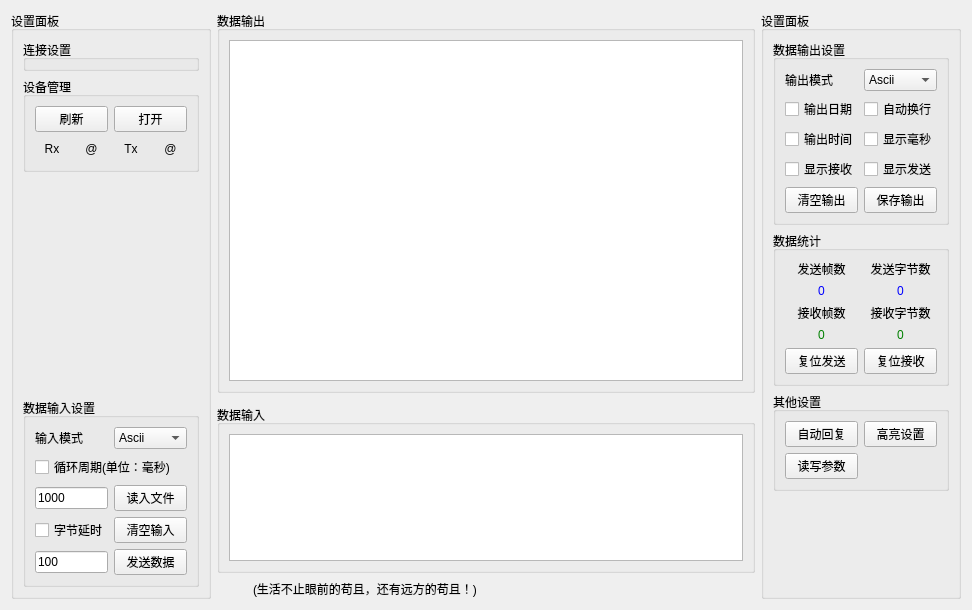
<?xml version="1.0" encoding="UTF-8"?>
<ui version="4.0">
 <class>SAKIODeviceWidget</class>
 <widget class="QWidget" name="SAKIODeviceWidget">
  <property name="geometry">
   <rect>
    <x>0</x>
    <y>0</y>
    <width>972</width>
    <height>610</height>
   </rect>
  </property>
  <property name="windowTitle">
   <string>Form</string>
  </property>
  <layout class="QGridLayout" name="gridLayout">
   <item row="0" column="1" colspan="2">
    <widget class="QGroupBox" name="groupBox">
     <property name="title">
      <string>数据输出</string>
     </property>
     <layout class="QGridLayout" name="gridLayout_6">
      <item row="0" column="0">
       <widget class="QTextBrowser" name="outputTextBroswer"/>
      </item>
     </layout>
    </widget>
   </item>
   <item row="2" column="1" colspan="2">
    <widget class="QGroupBox" name="groupBox_3">
     <property name="maximumSize">
      <size>
       <width>16777215</width>
       <height>168</height>
      </size>
     </property>
     <property name="title">
      <string>数据输入</string>
     </property>
     <layout class="QGridLayout" name="gridLayout_4">
      <item row="0" column="0">
       <widget class="QTextEdit" name="inputTextEdit"/>
      </item>
     </layout>
    </widget>
   </item>
   <item row="0" column="0" rowspan="4">
    <widget class="QGroupBox" name="groupBox_2">
     <property name="sizePolicy">
      <sizepolicy hsizetype="Expanding" vsizetype="Preferred">
       <horstretch>0</horstretch>
       <verstretch>0</verstretch>
      </sizepolicy>
     </property>
     <property name="minimumSize">
      <size>
       <width>0</width>
       <height>0</height>
      </size>
     </property>
     <property name="maximumSize">
      <size>
       <width>200</width>
       <height>16777215</height>
      </size>
     </property>
     <property name="styleSheet">
      <string notr="true">QFrame {
	border: 0;
}</string>
     </property>
     <property name="title">
      <string>设置面板</string>
     </property>
     <layout class="QVBoxLayout" name="verticalLayout">
      <item>
       <widget class="QGroupBox" name="groupBoxCustom">
        <property name="minimumSize">
         <size>
          <width>0</width>
          <height>0</height>
         </size>
        </property>
        <property name="maximumSize">
         <size>
          <width>16777215</width>
          <height>16777215</height>
         </size>
        </property>
        <property name="title">
         <string>连接设置</string>
        </property>
       </widget>
      </item>
      <item>
       <widget class="QGroupBox" name="groupBox_4">
        <property name="title">
         <string>设备管理</string>
        </property>
        <layout class="QGridLayout" name="gridLayout_7">
         <item row="1" column="1">
          <widget class="QLabel" name="rxLabel">
           <property name="minimumSize">
            <size>
             <width>22</width>
             <height>22</height>
            </size>
           </property>
           <property name="font">
            <font>
             <pointsize>9</pointsize>
            </font>
           </property>
           <property name="text">
            <string>@</string>
           </property>
           <property name="alignment">
            <set>Qt::AlignCenter</set>
           </property>
          </widget>
         </item>
         <item row="1" column="2">
          <widget class="QLabel" name="label_5">
           <property name="text">
            <string>Tx</string>
           </property>
           <property name="alignment">
            <set>Qt::AlignCenter</set>
           </property>
          </widget>
         </item>
         <item row="1" column="3">
          <widget class="QLabel" name="txLabel">
           <property name="minimumSize">
            <size>
             <width>22</width>
             <height>22</height>
            </size>
           </property>
           <property name="text">
            <string>@</string>
           </property>
           <property name="alignment">
            <set>Qt::AlignCenter</set>
           </property>
          </widget>
         </item>
         <item row="1" column="0">
          <widget class="QLabel" name="label">
           <property name="text">
            <string>Rx</string>
           </property>
           <property name="alignment">
            <set>Qt::AlignCenter</set>
           </property>
          </widget>
         </item>
         <item row="0" column="0" colspan="2">
          <widget class="QPushButton" name="refreshPushButton">
           <property name="text">
            <string>刷新</string>
           </property>
          </widget>
         </item>
         <item row="0" column="2" colspan="2">
          <widget class="QPushButton" name="switchPushButton">
           <property name="text">
            <string>打开</string>
           </property>
          </widget>
         </item>
        </layout>
       </widget>
      </item>
      <item>
       <spacer name="verticalSpacer">
        <property name="orientation">
         <enum>Qt::Vertical</enum>
        </property>
        <property name="sizeHint" stdset="0">
         <size>
          <width>5</width>
          <height>5</height>
         </size>
        </property>
       </spacer>
      </item>
      <item>
       <widget class="QGroupBox" name="groupBox_5">
        <property name="title">
         <string>数据输入设置</string>
        </property>
        <layout class="QGridLayout" name="gridLayout_3">
         <item row="0" column="0">
          <widget class="QLabel" name="label_4">
           <property name="text">
            <string>输入模式</string>
           </property>
          </widget>
         </item>
         <item row="0" column="1">
          <widget class="QComboBox" name="inputModelComboBox">
           <property name="currentIndex">
            <number>4</number>
           </property>
           <item>
            <property name="text">
             <string>Bin</string>
            </property>
           </item>
           <item>
            <property name="text">
             <string>Oct</string>
            </property>
           </item>
           <item>
            <property name="text">
             <string>Dec</string>
            </property>
           </item>
           <item>
            <property name="text">
             <string>Hex</string>
            </property>
           </item>
           <item>
            <property name="text">
             <string>Ascii</string>
            </property>
           </item>
           <item>
            <property name="text">
             <string>Utf8</string>
            </property>
           </item>
          </widget>
         </item>
         <item row="3" column="1">
          <widget class="QPushButton" name="clearInputPushButton">
           <property name="text">
            <string>清空输入</string>
           </property>
          </widget>
         </item>
         <item row="4" column="1">
          <widget class="QPushButton" name="sendPushButton">
           <property name="text">
            <string>发送数据</string>
           </property>
          </widget>
         </item>
         <item row="1" column="0" colspan="2">
          <widget class="QCheckBox" name="cycleEnableCheckBox">
           <property name="text">
            <string>循环周期(单位：毫秒)</string>
           </property>
          </widget>
         </item>
         <item row="2" column="0">
          <widget class="QLineEdit" name="cycleTimeLineEdit">
           <property name="sizePolicy">
            <sizepolicy hsizetype="Ignored" vsizetype="Fixed">
             <horstretch>0</horstretch>
             <verstretch>0</verstretch>
            </sizepolicy>
           </property>
           <property name="text">
            <string>1000</string>
           </property>
          </widget>
         </item>
         <item row="2" column="1">
          <widget class="QPushButton" name="readinFilePushButton">
           <property name="text">
            <string>读入文件</string>
           </property>
          </widget>
         </item>
         <item row="3" column="0">
          <widget class="QCheckBox" name="checkBoxBytesDelay">
           <property name="text">
            <string>字节延时</string>
           </property>
          </widget>
         </item>
         <item row="4" column="0">
          <widget class="QLineEdit" name="lineEditBytesDelayTime">
           <property name="text">
            <string>100</string>
           </property>
           <property name="placeholderText">
            <string>单位：毫秒</string>
           </property>
          </widget>
         </item>
        </layout>
       </widget>
      </item>
     </layout>
    </widget>
   </item>
   <item row="0" column="3" rowspan="4">
    <widget class="QGroupBox" name="groupBox_8">
     <property name="maximumSize">
      <size>
       <width>200</width>
       <height>16777215</height>
      </size>
     </property>
     <property name="title">
      <string>设置面板</string>
     </property>
     <layout class="QVBoxLayout" name="verticalLayout_2">
      <item>
       <widget class="QGroupBox" name="groupBox_6">
        <property name="sizePolicy">
         <sizepolicy hsizetype="Minimum" vsizetype="Preferred">
          <horstretch>0</horstretch>
          <verstretch>0</verstretch>
         </sizepolicy>
        </property>
        <property name="title">
         <string>数据输出设置</string>
        </property>
        <layout class="QGridLayout" name="gridLayout_2">
         <item row="2" column="0">
          <widget class="QCheckBox" name="showDateCheckBox">
           <property name="text">
            <string>输出日期</string>
           </property>
          </widget>
         </item>
         <item row="4" column="1">
          <widget class="QCheckBox" name="showMsCheckBox">
           <property name="text">
            <string>显示毫秒</string>
           </property>
           <property name="checkable">
            <bool>true</bool>
           </property>
           <property name="checked">
            <bool>false</bool>
           </property>
          </widget>
         </item>
         <item row="0" column="1">
          <widget class="QComboBox" name="outputModelComboBox">
           <property name="currentIndex">
            <number>4</number>
           </property>
           <item>
            <property name="text">
             <string>Bin</string>
            </property>
           </item>
           <item>
            <property name="text">
             <string>Oct</string>
            </property>
           </item>
           <item>
            <property name="text">
             <string>Dec</string>
            </property>
           </item>
           <item>
            <property name="text">
             <string>Hex</string>
            </property>
           </item>
           <item>
            <property name="text">
             <string>Ascii</string>
            </property>
           </item>
           <item>
            <property name="text">
             <string>Utf8</string>
            </property>
           </item>
          </widget>
         </item>
         <item row="9" column="1">
          <widget class="QPushButton" name="saveOutputPushButton">
           <property name="text">
            <string>保存输出</string>
           </property>
          </widget>
         </item>
         <item row="2" column="1">
          <widget class="QCheckBox" name="autoWrapCheckBox">
           <property name="text">
            <string>自动换行</string>
           </property>
          </widget>
         </item>
         <item row="5" column="1">
          <widget class="QCheckBox" name="showTxDataCheckBox">
           <property name="text">
            <string>显示发送</string>
           </property>
          </widget>
         </item>
         <item row="5" column="0">
          <widget class="QCheckBox" name="showRxDataCheckBox">
           <property name="text">
            <string>显示接收</string>
           </property>
          </widget>
         </item>
         <item row="9" column="0">
          <widget class="QPushButton" name="clearOutputPushButton">
           <property name="text">
            <string>清空输出</string>
           </property>
          </widget>
         </item>
         <item row="4" column="0">
          <widget class="QCheckBox" name="showTimeCheckBox">
           <property name="text">
            <string>输出时间</string>
           </property>
          </widget>
         </item>
         <item row="0" column="0">
          <widget class="QLabel" name="label_6">
           <property name="text">
            <string>输出模式</string>
           </property>
          </widget>
         </item>
        </layout>
       </widget>
      </item>
      <item>
       <widget class="QGroupBox" name="groupBox_7">
        <property name="sizePolicy">
         <sizepolicy hsizetype="Minimum" vsizetype="Preferred">
          <horstretch>0</horstretch>
          <verstretch>0</verstretch>
         </sizepolicy>
        </property>
        <property name="title">
         <string>数据统计</string>
        </property>
        <layout class="QGridLayout" name="gridLayout_5">
         <item row="0" column="0">
          <widget class="QLabel" name="label_2">
           <property name="text">
            <string>发送帧数</string>
           </property>
           <property name="alignment">
            <set>Qt::AlignCenter</set>
           </property>
          </widget>
         </item>
         <item row="2" column="0">
          <widget class="QLabel" name="label_1">
           <property name="text">
            <string>接收帧数</string>
           </property>
           <property name="alignment">
            <set>Qt::AlignCenter</set>
           </property>
          </widget>
         </item>
         <item row="4" column="0">
          <widget class="QPushButton" name="resetTxCountPushButton">
           <property name="text">
            <string>复位发送</string>
           </property>
          </widget>
         </item>
         <item row="1" column="0">
          <widget class="QLabel" name="txFramesLabel">
           <property name="styleSheet">
            <string notr="true">QLabel#txFramesLabel{
    color:blue
}</string>
           </property>
           <property name="text">
            <string>0</string>
           </property>
           <property name="alignment">
            <set>Qt::AlignCenter</set>
           </property>
          </widget>
         </item>
         <item row="3" column="0">
          <widget class="QLabel" name="rxFramesLabel">
           <property name="styleSheet">
            <string notr="true">QLabel#rxFramesLabel{
    color:green
}</string>
           </property>
           <property name="text">
            <string>0</string>
           </property>
           <property name="alignment">
            <set>Qt::AlignCenter</set>
           </property>
          </widget>
         </item>
         <item row="3" column="1">
          <widget class="QLabel" name="rxBytesLabel">
           <property name="styleSheet">
            <string notr="true">QLabel#rxBytesLabel{
    color:green
}</string>
           </property>
           <property name="text">
            <string>0</string>
           </property>
           <property name="alignment">
            <set>Qt::AlignCenter</set>
           </property>
          </widget>
         </item>
         <item row="2" column="1">
          <widget class="QLabel" name="label_7">
           <property name="text">
            <string>接收字节数</string>
           </property>
           <property name="alignment">
            <set>Qt::AlignCenter</set>
           </property>
          </widget>
         </item>
         <item row="1" column="1">
          <widget class="QLabel" name="txBytesLabel">
           <property name="styleSheet">
            <string notr="true">QLabel#txBytesLabel{
    color:blue
}</string>
           </property>
           <property name="text">
            <string>0</string>
           </property>
           <property name="alignment">
            <set>Qt::AlignCenter</set>
           </property>
          </widget>
         </item>
         <item row="0" column="1">
          <widget class="QLabel" name="label_3">
           <property name="text">
            <string>发送字节数</string>
           </property>
           <property name="alignment">
            <set>Qt::AlignCenter</set>
           </property>
          </widget>
         </item>
         <item row="4" column="1">
          <widget class="QPushButton" name="resetRxCountPushButton">
           <property name="text">
            <string>复位接收</string>
           </property>
          </widget>
         </item>
        </layout>
       </widget>
      </item>
      <item>
       <widget class="QGroupBox" name="groupBox_9">
        <property name="title">
         <string>其他设置</string>
        </property>
        <layout class="QGridLayout" name="gridLayout_8">
         <item row="0" column="1">
          <widget class="QPushButton" name="highlightSettingPushButton">
           <property name="text">
            <string>高亮设置</string>
           </property>
          </widget>
         </item>
         <item row="0" column="0">
          <widget class="QPushButton" name="autoResponseSettingPushButton">
           <property name="text">
            <string>自动回复</string>
           </property>
          </widget>
         </item>
         <item row="1" column="0">
          <widget class="QPushButton" name="readWriteSettingPushButton">
           <property name="text">
            <string>读写参数</string>
           </property>
          </widget>
         </item>
        </layout>
       </widget>
      </item>
      <item>
       <spacer name="verticalSpacer_2">
        <property name="orientation">
         <enum>Qt::Vertical</enum>
        </property>
        <property name="sizeHint" stdset="0">
         <size>
          <width>20</width>
          <height>40</height>
         </size>
        </property>
       </spacer>
      </item>
     </layout>
    </widget>
   </item>
   <item row="3" column="1" colspan="2">
    <widget class="QFrame" name="frame">
     <property name="minimumSize">
      <size>
       <width>0</width>
       <height>20</height>
      </size>
     </property>
     <property name="styleSheet">
      <string notr="true">QFrame {
	border: 0
}</string>
     </property>
     <property name="frameShape">
      <enum>QFrame::StyledPanel</enum>
     </property>
     <property name="frameShadow">
      <enum>QFrame::Raised</enum>
     </property>
     <layout class="QHBoxLayout" name="horizontalLayout">
      <property name="leftMargin">
       <number>0</number>
      </property>
      <property name="topMargin">
       <number>0</number>
      </property>
      <property name="rightMargin">
       <number>0</number>
      </property>
      <property name="bottomMargin">
       <number>0</number>
      </property>
      <item>
       <spacer name="horizontalSpacer">
        <property name="orientation">
         <enum>Qt::Horizontal</enum>
        </property>
        <property name="sizeType">
         <enum>QSizePolicy::Fixed</enum>
        </property>
        <property name="sizeHint" stdset="0">
         <size>
          <width>10</width>
          <height>20</height>
         </size>
        </property>
       </spacer>
      </item>
      <item>
       <widget class="QLabel" name="labelInfoIcon">
        <property name="maximumSize">
         <size>
          <width>20</width>
          <height>20</height>
         </size>
        </property>
        <property name="text">
         <string/>
        </property>
       </widget>
      </item>
      <item>
       <widget class="QLabel" name="labelOutput">
        <property name="text">
         <string>(生活不止眼前的苟且，还有远方的苟且！)</string>
        </property>
       </widget>
      </item>
      <item>
       <widget class="QLabel" name="labelTips">
        <property name="text">
         <string/>
        </property>
       </widget>
      </item>
     </layout>
    </widget>
   </item>
  </layout>
 </widget>
 <resources/>
 <connections>
  <connection>
   <sender>clearOutputPushButton</sender>
   <signal>clicked()</signal>
   <receiver>outputTextBroswer</receiver>
   <slot>clear()</slot>
   <hints>
    <hint type="sourcelabel">
     <x>212</x>
     <y>463</y>
    </hint>
    <hint type="destinationlabel">
     <x>332</x>
     <y>369</y>
    </hint>
   </hints>
  </connection>
  <connection>
   <sender>clearInputPushButton</sender>
   <signal>clicked()</signal>
   <receiver>inputTextEdit</receiver>
   <slot>clear()</slot>
   <hints>
    <hint type="sourcelabel">
     <x>212</x>
     <y>631</y>
    </hint>
    <hint type="destinationlabel">
     <x>318</x>
     <y>545</y>
    </hint>
   </hints>
  </connection>
 </connections>
</ui>
